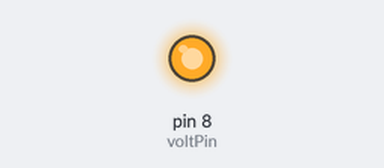
Bench run of a sketch on a simulated Arduino Uno, built with avr-gcc and run on an emulated ATmega328P. Parts: output pins drawn as LEDs (lit = HIGH). Pins used as bus, display or sensor lines are not drawn.

Above: at 2.4 s.
Timing chart, 0 to 3.9 s (numbered marks = the images above):
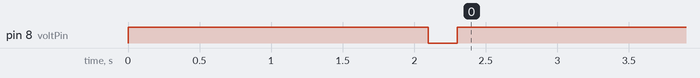

The sketch:

bluetoothMinimum.ino
```cpp
//Code to run arduino over USB to send AT commands from serial monitor

int voltPin = 8;
int keyPin = 9;

void setup() {
  pinMode(8, OUTPUT);
  pinMode(9, OUTPUT);
  digitalWrite(8, HIGH);
  delay(100);
  digitalWrite(9, LOW);
  delay(2000);
  digitalWrite(voltPin, LOW);
  delay(100);
  digitalWrite(keyPin, HIGH);
  delay(100);
  digitalWrite(voltPin, HIGH);

}

void loop() {

}
```
